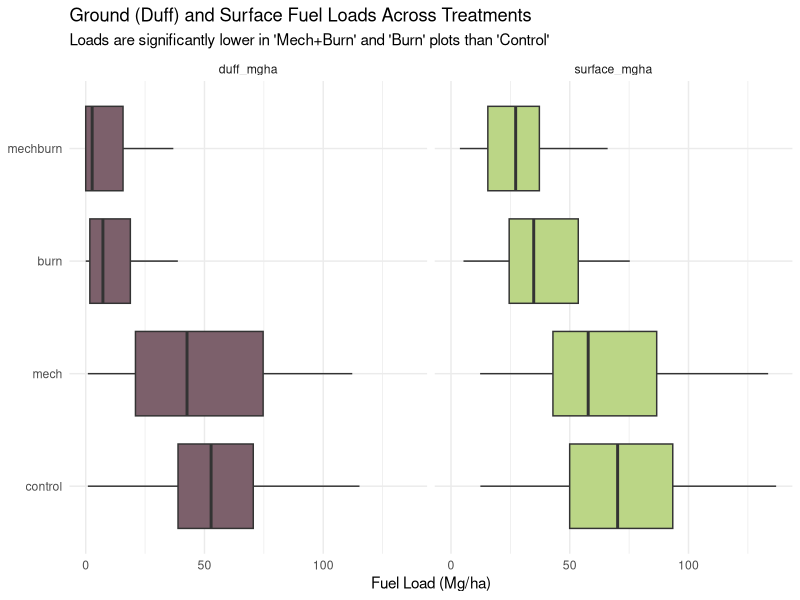
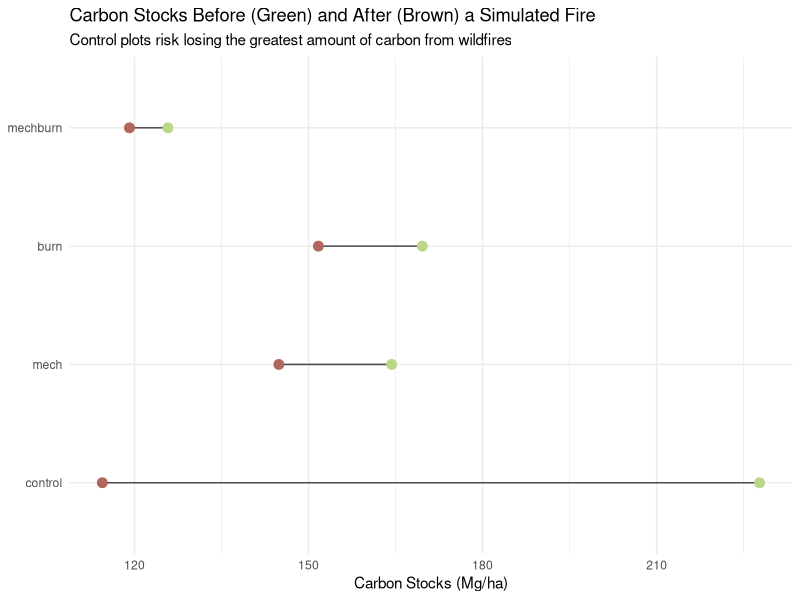
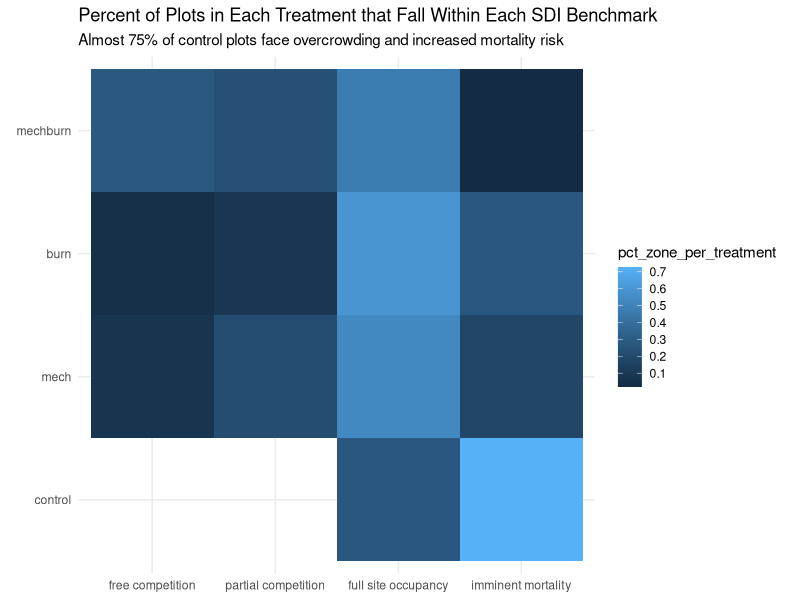
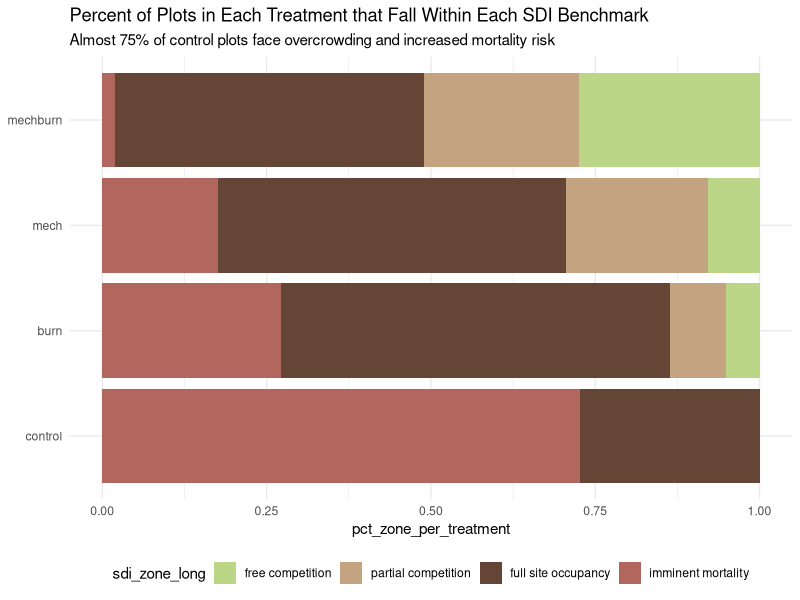
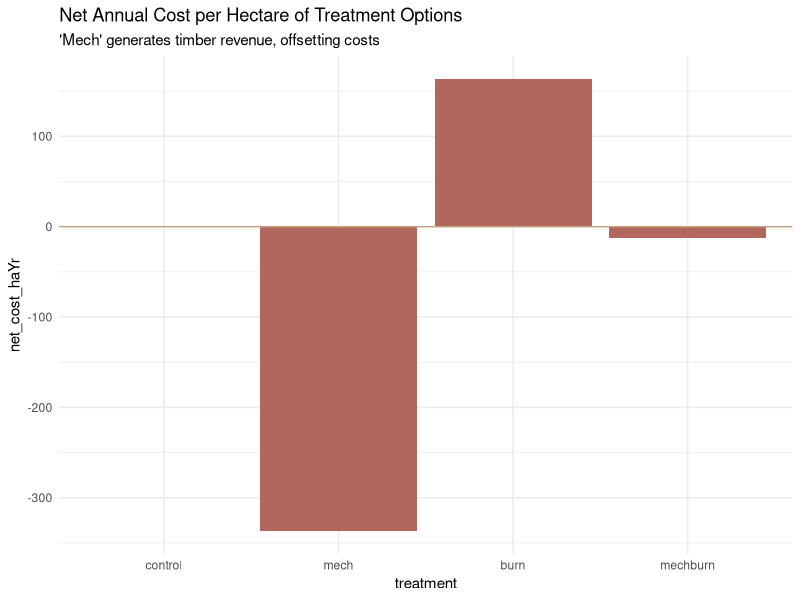

Recreate these plots in R, in order.
## ---- chunk 1
# ..........load libraries.........
library(tidyverse)
library(here)

# ..........load data files.........
# part A: surface fuels and duff
  # surface fuels
  fuels_data <- read_csv(here("data", "surface_fuels_data.csv"))
  # duff
  duff_data <- read_csv(here("data", "duff_data.csv"))

# part B: stable live tree carbon
  # stable live tree carbon (STLC)
  stlc_data <- read_csv(here("data", "sltc_data.csv"))
  
# part C: stand density index
  # stand density index (SDI)
  sdi_data <- read_csv(here("data", "sdi_data.csv"))  
## ---- chunk 2
# join surface fuels and duff
fuels_duff_clean <- inner_join(fuels_data, duff_data, by = join_by(plot_id, treatment, comp, timestep)) %>% 
  # pivot to create a column for fuel type and a column for amount (Mg/ha)
  pivot_longer(cols = surface_mgha:log_duff_mgha,
               names_to = "fuel_type",
               values_to = "amount_mgha") %>% 
  # convert treatment to factor and set levels
  mutate(treatment = factor(treatment, 
                            levels = c("control", "mech", "burn", "mechburn")))
## ---- chunk 3
stlc_clean <- stlc_data %>% 
  # convert treatment to factor and set levels
  mutate(treatment = factor(treatment, 
                            levels = c("control", "mech", "burn", "mechburn")))
## ---- chunk 4
# stand density index
sdi_clean <- sdi_data %>% 
  # convert treatment and sdi_zone (competitive benchmark zones) to factors and set levels
  mutate(treatment = factor(treatment, 
                            levels = c("control", "mech", "burn", "mechburn")),
         sdi_zone_long = factor(sdi_zone,
                                levels = c("<25", "25-35", "35-60", ">60"),
                                labels = c("free competition", "partial competition",
                                           "full site occupancy", "imminent mortality")))
## ---- chunk 5
# have to create my own cost data frame using reported values published by Stephens et al. 2023 
# (in paper, but not in their data)
# see tables 2 and 3 in the paper for these values
treatment <- c("control", "mech", "burn", "mechburn")
net_cost_haYr <- c(0, -337, 163, -13)
ptorch_change_pct <- c(26, -20, -15, -36)
cost_ptorch_change <- c(0, -16, 11, -0.4)
cost_protected_m2ha <- c(0, -156, 67, -7)

# join together to create data frame
cost_data <- data.frame(treatment, net_cost_haYr, ptorch_change_pct, cost_ptorch_change, cost_protected_m2ha) %>% 
             # convert treatment to factor and set levels
             mutate(treatment = factor(treatment, 
                                       levels = c("control", "mech", "burn", "mechburn")))
## ---- chunk 6
# boxplot, using facet_wrap to compare 
fuels_duff_clean %>% 
  filter(fuel_type %in% c("surface_mgha", "duff_mgha")) %>% 
  ggplot(aes(x = treatment, y = amount_mgha, fill = fuel_type)) +
  geom_boxplot(outliers = FALSE) +
  facet_wrap(~fuel_type) +
  coord_flip() +
  scale_fill_manual(values = c("#7C606B", "#BBD686")) +
  labs(title = "Ground (Duff) and Surface Fuel Loads Across Treatments",
       subtitle = "Loads are significantly lower in 'Mech+Burn' and 'Burn' plots than 'Control'",
       y = "Fuel Load (Mg/ha)") +
  theme_minimal() +
  theme(
    legend.position = "none",
    axis.title.y = element_blank()
  )
## ---- chunk 7
# first, calculate the mean stlc and mean existing carbon for each treatment type
stlc_clean %>% 
  group_by(treatment) %>% 
  summarize(mean_carbon_mgha = mean(carbon_mgha),
            mean_stable_ltc_mgha = mean(stable_ltc_mgha)) %>% 
  # now create dumbbell plot showing the predicted change in carbon
  ggplot(aes(y = treatment)) +
  geom_linerange(aes(xmin = mean_stable_ltc_mgha,
                     xmax = mean_carbon_mgha),
                 color = "#484848") +
  # brown = post-fire stable live tree carbon
  geom_point(aes(x = mean_stable_ltc_mgha),
             color = "#B2675E", size = 3) +
  # green = pre-fire live tree carbon
  geom_point(aes(x = mean_carbon_mgha),
             color = "#BBD686", size = 3) +
  labs(title = "Carbon Stocks Before (Green) and After (Brown) a Simulated Fire",
       subtitle = "Control plots risk losing the greatest amount of carbon from wildfires",
       x = "Carbon Stocks (Mg/ha)") +
  theme_minimal() +
  theme(
    axis.title.y = element_blank()
  )
# note: might consider changing the orientation of this plot, or using a slope chart instead of a dumbbell plot (could be easier to visualize arbon losses)
## ---- chunk 8
# option 1: heatmap
sdi_clean %>%
  # first, count number of plots in each treatment type and SDI benchmark zone
  group_by(treatment, sdi_zone_long) %>%
  summarize(count_treatment_zone = n()) %>%
  ungroup() %>% 
  # second, add the counts to get the total number of plots in each treatment type
  group_by(treatment) %>% 
  mutate(count_treatment = sum(count_treatment_zone),
         # third, divide the number of plots per SDI zone by the number of total plots for that treatment to get a %
         pct_zone_per_treatment = count_treatment_zone/count_treatment) %>% 
  # create heatmap, with % as the fill aesthetic
  ggplot(aes(y = treatment, x = sdi_zone_long, fill = pct_zone_per_treatment)) +
  geom_tile() +
  scale_fill_gradient(n.breaks = 7) +
  coord_fixed() +
  labs(title = "Percent of Plots in Each Treatment that Fall Within Each SDI Benchmark",
       subtitle = "Almost 75% of control plots face overcrowding and increased mortality risk") +
  theme_minimal() +
  theme(axis.title = element_blank())
## ---- chunk 9
# option 2: stacked bar chart
sdi_clean %>%
  # first, count number of plots in each treatment type and SDI benchmark zone
  group_by(treatment, sdi_zone_long) %>%
  summarize(count_treatment_zone = n()) %>%
  ungroup() %>% 
  # second, add the counts to get the total number of plots in each treatment type
  group_by(treatment) %>% 
  mutate(count_treatment = sum(count_treatment_zone),
         # third, divide the number of plots per SDI zone by the number of total plots for that treatment to get a %
         pct_zone_per_treatment = count_treatment_zone/count_treatment) %>% 
  # reorder so that % in imminent mortality group is visually sorted in ascending order
  mutate(treatment = factor(treatment,
                            levels = c("control", "burn", "mech", "mechburn"))) %>% 
  # create bar chart, with % as the length and SDI benchmark zone as the fill
  ggplot(aes(x = treatment, y = pct_zone_per_treatment, fill = sdi_zone_long)) +
  geom_col() +
  scale_fill_manual(values = c("#BBD686", "#C4A381", "#644536", "#B2675E")) +
  labs(title = "Percent of Plots in Each Treatment that Fall Within Each SDI Benchmark",
       subtitle = "Almost 75% of control plots face overcrowding and increased mortality risk") +
  coord_flip() +
  theme_minimal() +
  theme(
    legend.position = "bottom",
    axis.title.y = element_blank()
  )
## ---- chunk 10
# bar chart
cost_data %>% 
  ggplot(aes(x = treatment, y = net_cost_haYr)) +
  geom_col(fill = "#B2675E") +
  geom_hline(yintercept = 0, color = "#C4A381") +
  labs(title = "Net Annual Cost per Hectare of Treatment Options",
       subtitle = "'Mech' generates timber revenue, offsetting costs") +
  theme_minimal()
# consider switching the direction of y axis so that profits are on top and costs are below
